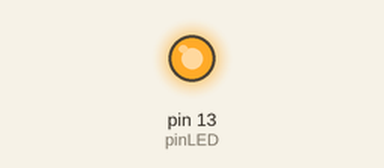
Simulated run of this sketch. Board: Arduino Uno, built with avr-gcc and run on an emulated ATmega328P. Shown: output pins drawn as LEDs (lit = HIGH).

Above: at 0.2 s.
At 27.5 s:
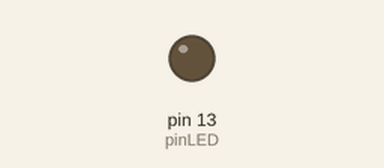
Timing chart, 0 to 39.0 s (numbered marks = the images above):
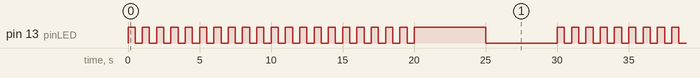

Measured:
- by itself, pin 13 (pinLED): moves between LOW and HIGH, repeating every 30.0 s
- by itself, everything shown: repeats every 30.0 s, in 42 steps

The sketch:

ejemploInicial.ino
```cpp
/*
 * Ejemplo inicial
 * Entorno virtual de aprendizaje para la adquisición de competencias en programación de microcontroladores
 * Código: IE1617.0903
 */

#define pinLED 13

int counter;

//Initial setup
void setup() {
  pinMode(pinLED, OUTPUT);  //LED pin as digital OUTPUT
  counter = 0;
}

void loop() {
  //Counter is an even number
  if (counter%2 == 0) {
    int sum = 0;
    //LED blinks 20 times
    do {
      digitalWrite(pinLED, HIGH);
      delay(500);
      digitalWrite(pinLED, LOW);
      delay(500);
      sum++; //sum is updated
    }while (sum < 20);
    //LED is powered on
    digitalWrite(pinLED, HIGH);
  }else {
    //LED is powered off
    digitalWrite(pinLED, LOW);
  }
  delay(5000);
  counter++;
}
```
